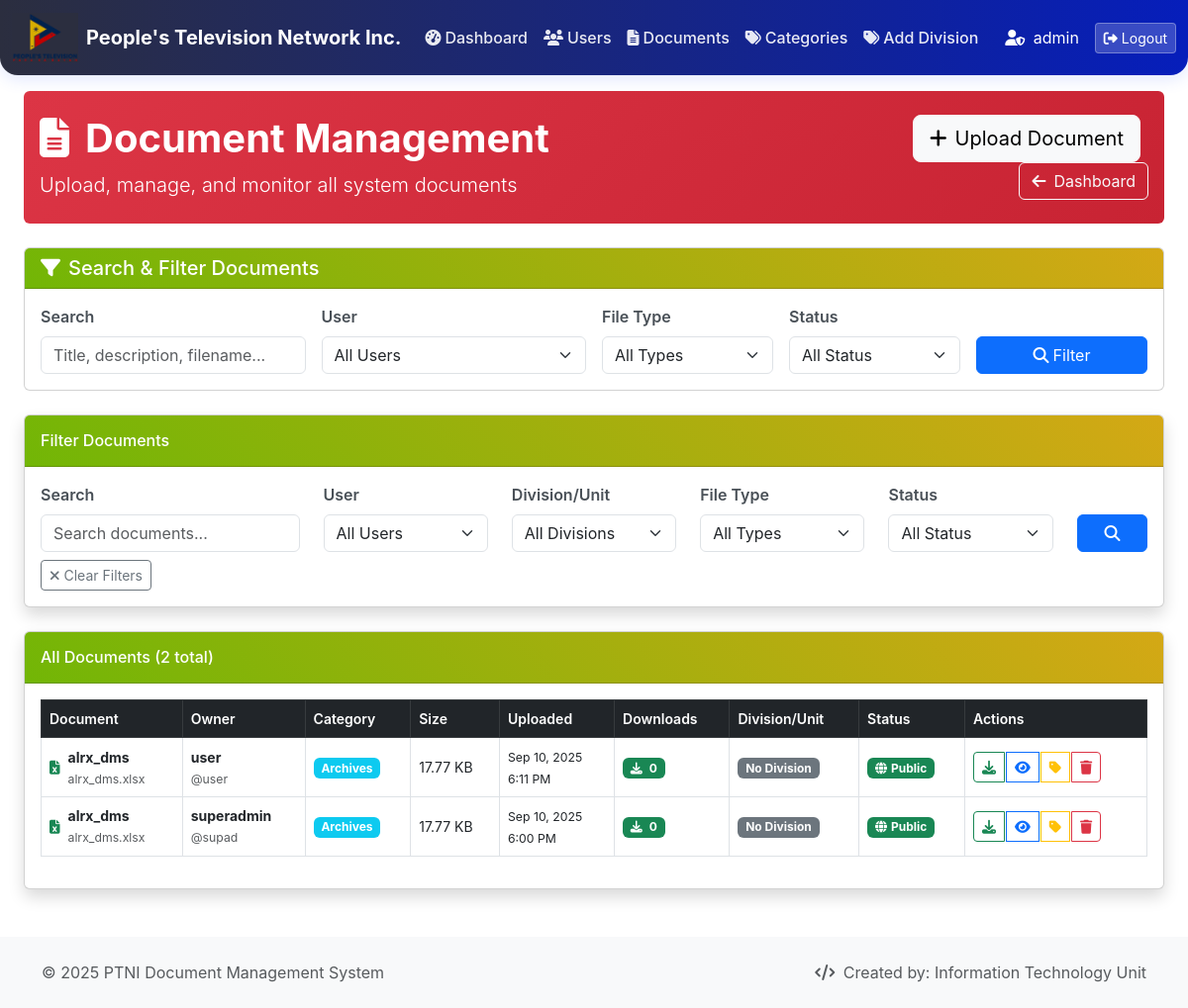
Screenshot of /admin/documents2.php (signed in) with the database file from the repository.
### tables this page shows
CREATE TABLE `documents` (
  `id` int(11) NOT NULL,
  `title` varchar(255) NOT NULL,
  `description` text DEFAULT NULL,
  `filename` varchar(255) NOT NULL,
  `original_name` varchar(255) NOT NULL,
  `file_size` bigint(20) NOT NULL,
  `file_type` varchar(10) NOT NULL,
  `mime_type` varchar(100) DEFAULT NULL,
  `category_id` int(11) DEFAULT NULL,
  `division_id` int(11) DEFAULT NULL,
  `user_id` int(11) NOT NULL,
  `downloads` int(11) DEFAULT 0,
  `is_public` tinyint(1) DEFAULT 0,
  `tags` text DEFAULT NULL,
  `created_at` timestamp NOT NULL DEFAULT current_timestamp(),
  `updated_at` timestamp NOT NULL DEFAULT current_timestamp() ON UPDATE current_timestamp()
);

CREATE TABLE `users` (
  `id` int(11) NOT NULL,
  `username` varchar(50) NOT NULL,
  `email` varchar(100) NOT NULL,
  `password` varchar(255) NOT NULL,
  `full_name` varchar(100) NOT NULL,
  `role` enum('user','admin','superadmin') NOT NULL,
  `status` enum('active','inactive','suspended') DEFAULT 'active',
  `last_login` timestamp NULL DEFAULT NULL,
  `avatar` varchar(255) DEFAULT NULL,
  `created_at` timestamp NOT NULL DEFAULT current_timestamp(),
  `updated_at` timestamp NOT NULL DEFAULT current_timestamp() ON UPDATE current_timestamp(),
  `last_session_id` varchar(64) DEFAULT NULL,
  `last_login_ip` varchar(45) DEFAULT NULL
);

CREATE TABLE `categories` (
  `id` int(11) NOT NULL,
  `name` varchar(100) NOT NULL,
  `description` text DEFAULT NULL,
  `color` varchar(7) DEFAULT '#007bff',
  `icon` varchar(50) DEFAULT 'fas fa-folder',
  `created_at` timestamp NOT NULL DEFAULT current_timestamp()
);

### admin/documents2.php (the view, shortened to what the rows shown need)
<?php
require_once '../includes/functions.php';
$search = isset($_GET['search']) ? sanitize($_GET['search']) : '';
$user_filter = isset($_GET['user']) ? (int)$_GET['user'] : 0;
$type_filter = isset($_GET['type']) ? sanitize($_GET['type']) : '';
$status_filter = isset($_GET['status']) ? sanitize($_GET['status']) : '';
$where_conditions = [];
$params = [];
$where_clause = !empty($where_conditions) ? 'WHERE ' . implode(' AND ', $where_conditions) : '';
try {
 $sql = "
    SELECT
        d.*,
        u.username,
        u.full_name,
        c.name AS category_name,
        c.color AS category_color,
        c.icon AS category_icon,
        v.name AS division_name
    FROM documents d
    JOIN users u ON d.user_id = u.id
    LEFT JOIN categories c ON d.category_id = c.id
    LEFT JOIN division v ON d.division_id = v.id
    $where_clause
    ORDER BY d.created_at DESC
";
    $stmt = $db->prepare($sql);
    $stmt->execute($params);
    $documents = $stmt->fetchAll();
} catch (PDOException $e) {
    $documents = [];
    $users = [];
    $file_types = [];
    $error = "Error loading documents: " . $e->getMessage();
}
require_once '../includes/admin_header.php';
?>
<div class="container-fluid px-4">
    <div class="row mb-4">
        <div class="col-12">
            <div class="card border-0" style="background: linear-gradient(135deg, #dc3545 0%, #c82333 100%); color: white;">
                <div class="card-body py-4">
                    <div class="row align-items-center">
                        <div class="col-md-8">
                            <h1 class="display-6 fw-bold mb-2">
                                <i class="fas fa-file-alt me-3"></i>Document Management
                            </h1>
                        </div>
                    </div>
                </div>
            </div>
        </div>
    </div>
    <div class="card shadow">
        <div class="card-body">
            <?php if (empty($documents)): ?>
                <div class="text-center py-4">
                    <i class="fas fa-folder-open fa-3x text-muted mb-3"></i>
                    <h5>No documents found</h5>
                    <p class="text-muted">
                        <?php if (!empty($search) || $user_filter > 0 || !empty($type_filter) || !empty($status_filter)): ?>
                            Try adjusting your search criteria or filters.
                        <?php else: ?>
                            No documents have been uploaded yet.
                        <?php endif; ?>
                    </p>
                </div>
            <?php else: ?>
                <div class="table-responsive">
                    <table class="table table-bordered table-hover" width="100%" cellspacing="0">
                        <thead class="table-dark">
                            <tr>
                                <th>Document</th>
                                <th>Owner</th>
                                <th>Category</th>
                                <th>Size</th>
                                <th>Uploaded</th>
                                <th>Downloads</th>
                                  <th>Division/Unit</th>
                                <th>Status</th>
                                <th>Actions</th>
                            </tr>
                        </thead>
                        <tbody>
                            <?php foreach ($documents as $doc): ?>
                            <tr>
                                <td>
                                    <div class="d-flex align-items-center">
                                        <i class="<?php echo getFileIcon($doc['file_type'] ?? 'unknown'); ?> me-2"></i>
                                        <div>
                                            <div class="fw-bold"><?php echo htmlspecialchars($doc['title']); ?></div>
                                            <small class="text-muted"><?php echo htmlspecialchars($doc['original_name']); ?></small>
                                        </div>
                                    </div>
                                </td>
                                <td>
                                    <div>
                                        <strong><?php echo htmlspecialchars($doc['full_name'] ?? $doc['username']); ?></strong>
                                        <br><small class="text-muted">@<?php echo htmlspecialchars($doc['username']); ?></small>
                                    </div>
                                </td>
                                <td>
                                    <?php if ($doc['category_name']): ?>
                                        <span class="badge bg-info"><?php echo htmlspecialchars($doc['category_name']); ?></span>
                                    <?php else: ?>
                                        <span class="text-muted">Uncategorized</span>
                                    <?php endif; ?>
                                </td>
                                <td><?php echo formatFileSize($doc['file_size']); ?></td>
                                <td>
                                    <small>
                                        <?php echo date('M j, Y', strtotime($doc['created_at'])); ?><br>
                                        <?php echo date('g:i A', strtotime($doc['created_at'])); ?>
                                    </small>
                                </td>
                                <td>
                                    <span class="badge bg-success">
                                        <i class="fas fa-download me-1"></i>
                                        <?php echo number_format($doc['downloads'] ?? 0); ?>
                                    </span>
                                    </td>
                            <td>
                                <span class="badge bg-secondary">
                                  <?php echo htmlspecialchars($doc['division_name'] ?? 'No Division'); ?>
                                    </span>
                            </td>
                                <td>
                                    <?php if ($doc['is_public']): ?>
                                        <span class="badge bg-success">
                                            <i class="fas fa-globe me-1"></i>Public
                                        </span>
                                    <?php else: ?>
                                        <span class="badge bg-secondary">
                                            <i class="fas fa-lock me-1"></i>Private
                                        </span>
                                    <?php endif; ?>
                                </td>
<td>
    <div class="btn-group" role="group">
        <a href="../api/download.php?id=<?php echo $doc['id']; ?>"
           class="btn btn-sm btn-outline-success" title="Download">
            <i class="fas fa-download"></i>
        </a>
        <button type="button" class="btn btn-sm btn-outline-primary"
                onclick="previewDocument(<?php echo $doc['id']; ?>, '<?php echo addslashes($doc['original_name']); ?>', '<?php echo $doc['file_type']; ?>')"
                title="Preview">
            <i class="fas fa-eye"></i>
        </button>
        <button type="button" class="btn btn-sm btn-outline-warning"
                onclick="editCategory(<?php echo $doc['id']; ?>, <?php echo $doc['category_id'] ?: 'null'; ?>)"
                title="Edit Category">
            <i class="fas fa-tag"></i>
        </button>
        <button type="button" class="btn btn-sm btn-outline-danger"
                onclick="deleteDocument(<?php echo $doc['id']; ?>, '<?php echo addslashes($doc['title']); ?>')"
                title="Delete">
            <i class="fas fa-trash"></i>
        </button>
    </div>
</td>
                            </tr>
                            <?php endforeach; ?>
                        </tbody>
                    </table>
                </div>
            <?php endif; ?>
        </div>
    </div>
</div>
<?php require_once '../includes/footer.php'; ?>

### rows the page displays
documents: title "alrx_dms", original_name "alrx_dms.xlsx", user.full_name "user", user.username "user", category.name "Archives", file_size "17.77 KB", created_at "Sep 10, 2025", created_at "6:11 PM", downloads "0", division_name "No Division", is_public 1 (drawn)
documents: title "alrx_dms", original_name "alrx_dms.xlsx", user.full_name "superadmin", user.username "supad", category.name "Archives", file_size "17.77 KB", created_at "Sep 10, 2025", created_at "6:00 PM", downloads "0", division_name "No Division", is_public 1 (drawn)

### other values shown
$_SESSION['full_name'] "admin"
count($documents) "2"
